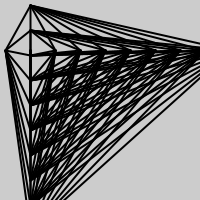
Frame 1 (no input)
Frame 60 (the mouse pressed at the canvas centre just before this capture): identical to frame 1, image omitted
Frame 120 (the mouse held since frame 60 and released just before this capture): identical to frame 1, image omitted

The Processing sketch that drew this single still picture (run headless with seeded random() and noise(); from frame 60 on, the mouse is pressed at the canvas centre):

// Processing sketch: processing_93131
// ── processing_93131.pde

//Emanuele S. Reis- Exercicio linhas
void setup (){
size (200,200);
background (255);
}

void draw()
{
  background(204);
  fill (0);
  strokeWeight (2);
  for (int mouseX=5; mouseX <250; mouseX=mouseX+25) 
  for (int mouseY= 5; mouseY <250; mouseY= mouseY+25)
  line (30, mouseX,mouseY, 50);
 
}
